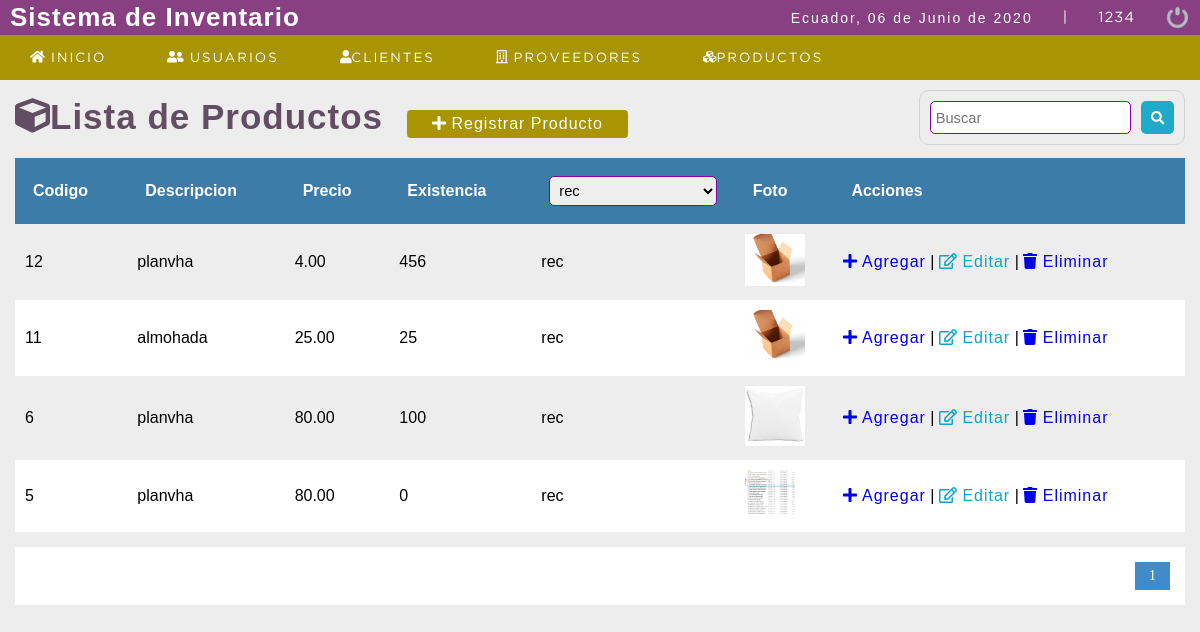
The app's page /bazartesis/sistema/buscar_producto.php?proveedor=13 (signed in) with its own data.
### tables this page shows
CREATE TABLE `producto` (
  `codproducto` int(11) NOT NULL,
  `descripcion` varchar(100) DEFAULT NULL,
  `proveedor` int(11) DEFAULT NULL,
  `precio` decimal(10,2) DEFAULT NULL,
  `existencia` int(11) DEFAULT NULL,
  `date_add` datetime NOT NULL DEFAULT current_timestamp(),
  `usuario_id` int(11) NOT NULL,
  `estatus` int(11) NOT NULL DEFAULT 1,
  `foto` text DEFAULT NULL
);

CREATE TABLE `proveedor` (
  `codproveedor` int(11) NOT NULL,
  `proveedor` varchar(100) DEFAULT NULL,
  `contacto` varchar(100) DEFAULT NULL,
  `telefono` bigint(11) DEFAULT NULL,
  `direccion` text DEFAULT NULL,
  `date_add` datetime NOT NULL DEFAULT current_timestamp(),
  `usuario_id` int(11) NOT NULL,
  `estatus` int(11) NOT NULL DEFAULT 1
);

### bazartesis/sistema/buscar_producto.php (the view, shortened to what this page needs)
<?php
	include "../conexion.php"
?>
<!DOCTYPE html>
<html lang="en">
<head>
	<?php include "includes/scripts.php";?>
</head>
<body>
	<?php include "includes/header.php";?>
	<section id="container">
		<?php
		$busqueda= '';
		if(!empty($_REQUEST['proveedor'])){
			$search_proveedor = $_REQUEST['proveedor'];
			$where = "p.proveedor LIKE $search_proveedor AND p.estatus = 1";
			$buscar = 'proveedor='.$search_proveedor;
		}
		?>
		<h1><i class="fas fa-cube"></i>Lista de Productos</h1>
		<a href="registro_producto.php" class="btn_new"><i class="fas fa-plus"></i> Registrar Producto</a>
		<form action="buscar_producto.php" method="get" class="form_search">
			<input type="text" name="busqueda" id="busqueda" placeholder="Buscar" value="<?php echo $busqueda; ?>">
			<button type="submit" class="btn_search"><i class="fas fa-search"></i></button>
		</form>
		<table>
			<tr>
				<th>Codigo</th>
				<th>Descripcion</th>
				<th>Precio</th>
				<th>Existencia</th>
				<th><?php
				$pro = 0;
				if(!empty($_REQUEST['proveedor'])){
					$pro = $_REQUEST['proveedor'];
				}
				$query_proveedor =mysqli_query($conection,"SELECT codproveedor,proveedor FROM proveedor  WHERE estatus = 1 ORDER BY proveedor ASC");
				$result_proveedor = mysqli_num_rows($query_proveedor);
				?>
				<select name="proveedor" id="search_proveedor">
					<?php
					if($result_proveedor > 0){
						while ($proveedor = mysqli_fetch_array($query_proveedor)){
							if ($pro == $proveedor["codproveedor"]) {
							?>
							<option value="<?php echo $proveedor['codproveedor']; ?>" selected><?php echo $proveedor['proveedor'] ?></option>
							<?php
							 }else{
							 	?>
							 	<option value="<?php echo $proveedor['codproveedor']; ?>"><?php echo $proveedor['proveedor']; ?></option>
							 	<?php
							 }
						}
					}
					?>
				</select></th>
				<th>Foto</th>
				<th>Acciones</th>
			</tr>
			<?php
			$sql_registe = mysqli_query($conection,"SELECT COUNT(*) as total_registro FROM producto as p WHERE $where");
				$result_register =mysqli_fetch_array($sql_registe);
				$total_registro = $result_register['total_registro'];
					$por_pagina = 10;
					if(empty($_GET['pagina'])) {
						$pagina = 1;
					}else{
						$pagina = $_GET['pagina'];
					}
					$desde = ($pagina-1) * $por_pagina;
					$total_paginas = ceil($total_registro / $por_pagina);
				$query = mysqli_query($conection,"SELECT p.codproducto, p.descripcion, p.precio, p.existencia, pr.proveedor, p.foto  FROM producto p
					INNER JOIN proveedor pr
					ON p.proveedor = pr.codproveedor
					WHERE $where
					ORDER BY p.codproducto DESC LIMIT $desde,$por_pagina");
				$result = mysqli_num_rows($query);
				if ($result > 0) {
					while ($data = mysqli_fetch_array($query)) {
						if ($data['foto'] != 'img_producto.png') {
							$foto = 'img/uploads/'.$data['foto'];
						}else{
							$foto = 'img/'.$data['foto'];
						}
					?>
			<tr>
				<td><?php echo $data["codproducto"]; ?></td>
				<td><?php echo $data["descripcion"]; ?></td>
				<td><?php echo $data["precio"]; ?></td>
				<td><?php echo $data["existencia"]; ?></td>
				<td><?php echo $data["proveedor"]; ?></td>
				<td class="img_producto"><img src="<?php echo $foto; ?>" alt="<?php echo $data["descripcion"]; ?>"></td>
				<?php if ($_SESSION['rol'] == 1 || $_SESSION['rol'] == 2){ ?>
				<td>
					<a class="link_add add_product" product="<?php echo $data["codproducto"]; ?>" href="#"><i class="fas fa-plus"></i> Agregar</a>
					|
					<a class="link_edit" href="editar_producto.php?id=<?php echo $data["codproducto"]; ?>"><i class="far fa-edit"></i> Editar</a>
					|
					<a class="link_delete" href="eliminar_confirmar_producto.php?id=<?php echo $data["codproducto"]; ?>"><i class="fas fa-trash"></i> Eliminar</a>
				</td>
				<?php } ?>
			</tr>
			<?php
			}
				}
			?>
		</table>
		<?php
			if ($total_paginas != 0) {
		 ?>
		<div class="paginador">
			<ul>
				<?php
				for ($i=1; $i <= $total_paginas; $i++) {
				if ($i == $pagina) {
				 	echo '<li class="PageSelected">'.$i.'</li>';
				 }else{
				 	echo '<li><a href="?pagina='.$i.'&'.$buscar.'" >'.$i.'</a></li>';
				 }
				}
				?>
			</ul>
		</div>
<?php } ?>
	</section>
</body>
</html>

### bazartesis/sistema/css/style.css (style rules this page uses)
* { margin: 0; padding: 0; box-sizing: border-box; }
body { background: #ededed; }
h1, h2, h3, h4, h5, h6 { font-family: 'arial'; font-weight: bold; letter-spacing: 1px; }
h1 { font-size: 26px; }
a { text-decoration: none; font-family: arial; letter-spacing: 1px; }
#container { padding: 90px 15px 15px; }
form { background: #FFF; margin: auto; padding: 20px 50px; border: 1px solid #d1d1d1; }
input,select { display: block; width: 100%; font-size: 11pt; padding: 5px; border: 1px solid #85029e; border-radius: 5px; }
#container h1 { font-size: 35px; display: inline-block; color: #624d63; }
.btn_new { display: inline-block; background: #a99404; color: #FFF; padding: 5px 25px; border-radius: 4px; margin: 20px; }
table { border-collapse: collapse; font-size: 12pt; font-family: 'arial'; width: 100%; }
table th { text-align: left; padding: 18px; background: #3d7ba8; color:#FFF; }
table tr:nth-child(odd) { background: #FFF; }
table td { padding: 10px; }
.link_edit { color:#0ca4ce; }
.paginador ul { padding: 15px; list-style: none; background: #FFF; margin-top: 15px; display: -webkit-flex; display: -moz-flex; display: -ms-flex; display: -o-flex; display: flex; justify-content: flex-end; }
.paginador a, .PageSelected { color: #428bca; border: 1px solid #ddd; padding: 5px; display: inline-block; font-size: 14px; text-align: center; width: 35px; }
.PageSelected { color: #FFF; background: #428bca; border: 1px solid #428bca; }
.form_search { display: -webkit-flex; display: -moz-flex; display: -ms-flex; display: -o-flex; display: flex; float: right; background: initial; padding: 10px; border-radius: 10px; }
.form_search .btn_search { background: #1faac8; color: #FFF; padding: 10px; border: 0; cursor: pointer; margin-left: 10px; display: flex; border-radius: 5px; }
.img_producto img { width: 60px; height: auto; margin: auto; }

### records on screen
producto: codproducto "12", descripcion "planvha", precio "4.00", existencia "456", proveedor.proveedor "rec", foto (picture)
producto: codproducto "11", descripcion "almohada", precio "25.00", existencia "25", proveedor.proveedor "rec", foto (picture)
producto: codproducto "6", descripcion "planvha", precio "80.00", existencia "100", proveedor.proveedor "rec", foto (picture)
producto: codproducto "5", descripcion "planvha", precio "80.00", existencia "0", proveedor.proveedor "rec", foto (picture)

### other values on screen
fechaC() "06 de Junio de 2020"
$_SESSION['user'] "1234"
form field proveedor "rec"
